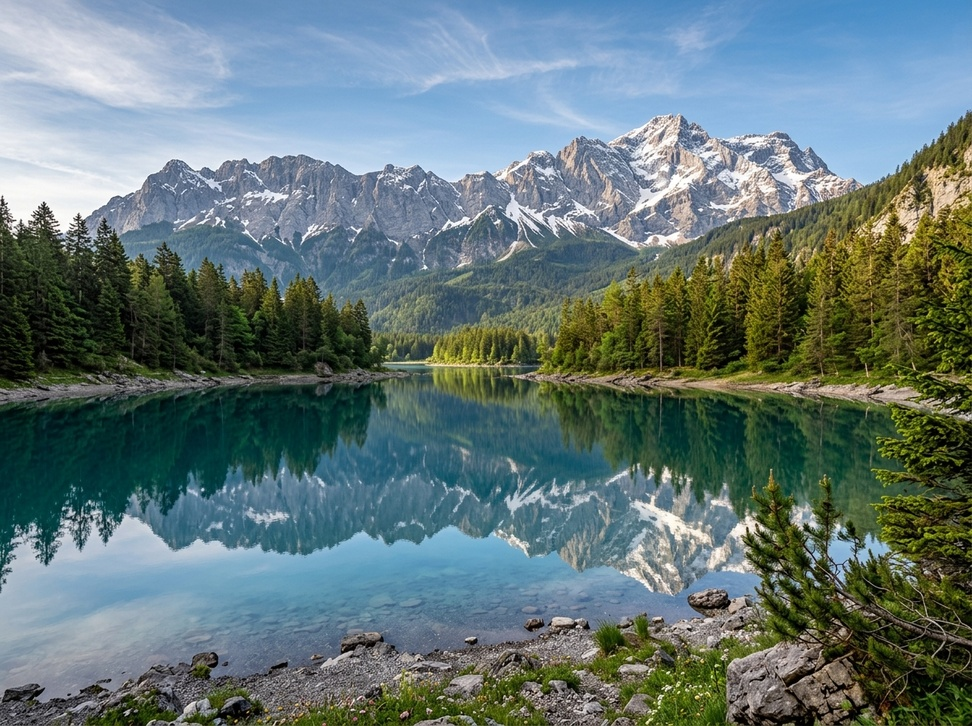
#> input picture processing/section-02/image_name.jpg, 972 x 726 px, shrunk from 1200 x 896 before the run, found by its file name
$ python section-03.py
#> lines starting #> are read from the running program, lines starting #| are printed output that depends on the picture
# ============================================================================
# Course: Multimedia Systems & Programming
# Session: 05 - Image Histogram with Python & OpenCV
# Instructor: Eng. Muhammad Ali Abdul Kareem — Sinai University
# ============================================================================

import os
import cv2
import numpy as np
import matplotlib.pyplot as plt

# ============================================================================
# 1. READ IMAGES (GRAYSCALE & COLOR)
# ============================================================================
# Colab: upload file to /content/image_name.jpg; Local: image_name.jpg in folder
image_path = '/content/image_name.jpg' if os.path.exists('/content/image_name.jpg') else 'image_name.jpg'

gray = cv2.imread(image_path, 0)
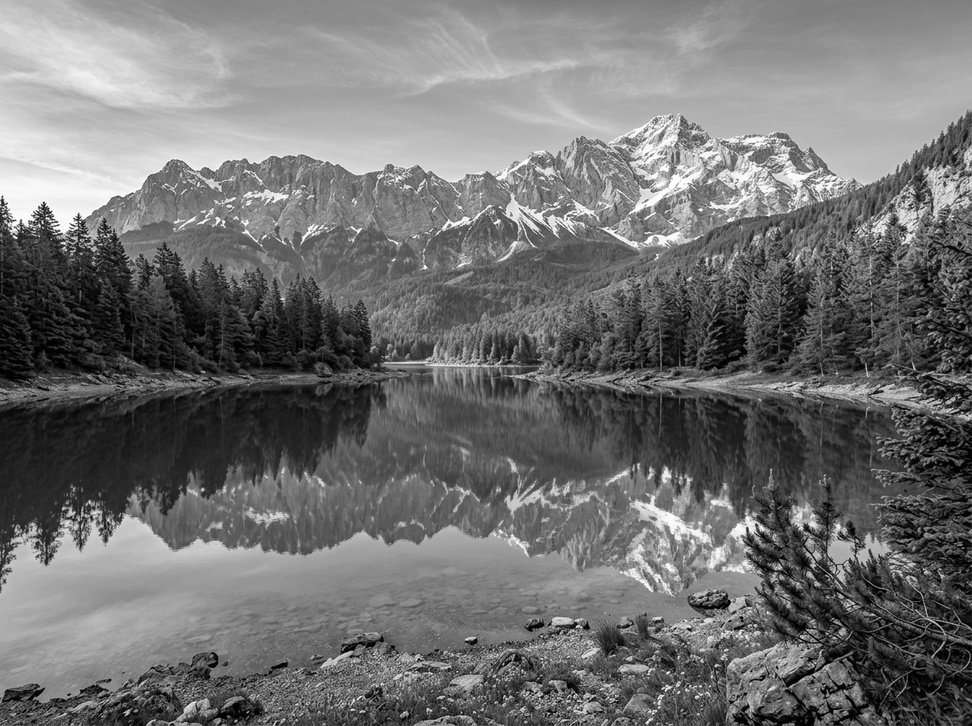
#> gray: shape (726, 972); min 0, max 255, mean 113.4
img = cv2.imread(image_path)
#> img is the input picture: shape (726, 972, 3); mean B, G, R 119.8, 119.2, 99.8

if gray is None:
    print(f"Error: image not found at '{image_path}'! Check the path.")
else:
    flat = gray.ravel()
    print("gray.shape:", gray.shape)   # (H, W)
#| gray.shape: (726, 972)
    print("flat.shape:", flat.shape)   # (H * W,)
#| flat.shape: (705672,)

    # ============================================================================
    # 2. HISTOGRAM WITH PLT.HIST (MATPLOTLIB)
    # ============================================================================
    plt.hist(gray.ravel(), bins=256, range=(0, 256))
    plt.title('plt.hist')
    plt.xlabel('Pixel intensity (0-255)')
    plt.ylabel('Number of pixels')
    plt.show()
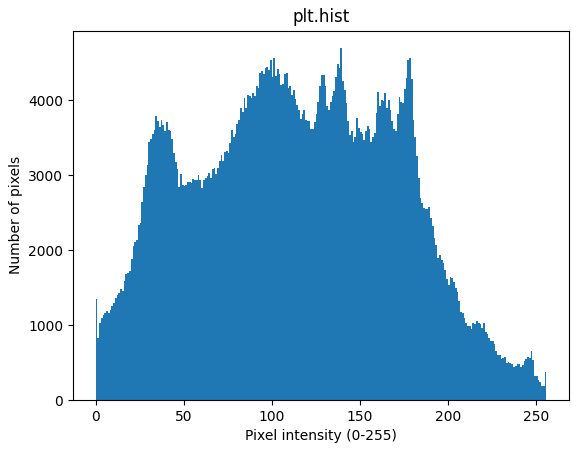
#> figure drawn by matplotlib, 1 panel; tallest bar 4693 high, from x = 139 to 140

    # ============================================================================
    # 3. MANUAL COUNTING WITH NP.ZEROS
    # ============================================================================
    hist_manual = np.zeros(256, dtype=int)   # 256 empty buckets
    for row in gray:                         # every row of the image
        for pixel in row:                    # every pixel in that row
            hist_manual[pixel] += 1          # add 1 to its bucket
#> after the loop, hist_manual = 256 values, max 4693 at index 139, min 194 at index 253, mean 2756.5

    plt.plot(hist_manual)
    plt.title('Manual Counting Histogram')
    plt.xlabel('Pixel intensity')
    plt.ylabel('Number of pixels')
    plt.show()
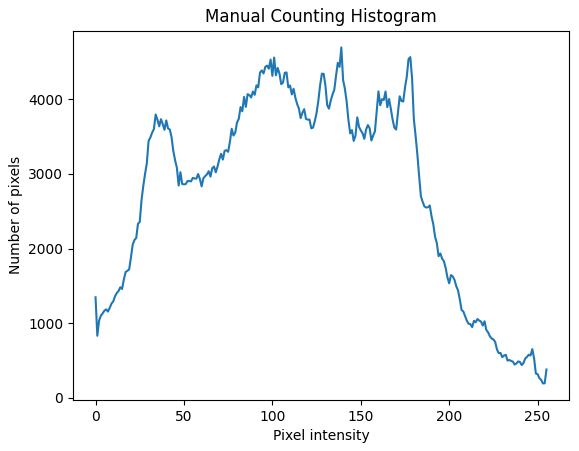
#> figure drawn by matplotlib, 1 panel; curve peaks at x = 139, y = 4693

    # ============================================================================
    # 4. HISTOGRAM WITH CV2.CALCHIST (GRAYSCALE)
    # ============================================================================
    hist = cv2.calcHist([gray], [0], None, [256], [0, 256])
#> hist has the same summary as hist_manual
    print("hist.shape:", hist.shape)   # (256, 1)
#| hist.shape: (256, 1)
    print("pixels with value 0:", hist[0])
#| pixels with value 0: [1347.]

    plt.plot(hist)
    plt.xlim([0, 256])
    plt.title('calcHist (gray)')
    plt.xlabel('Pixel intensity')
    plt.ylabel('Number of pixels')
    plt.show()
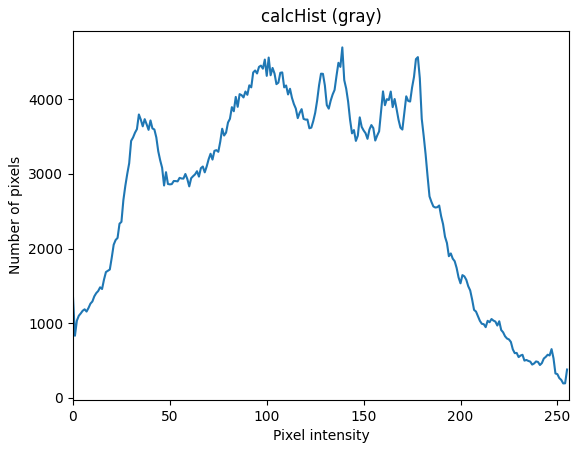
#> figure drawn by matplotlib, 1 panel; curve peaks at x = 139, y = 4693

    # ============================================================================
    # 5. COLOR HISTOGRAM (BGR CHANNELS)
    # ============================================================================
    for i, col in enumerate(('b', 'g', 'r')):
        h = cv2.calcHist([img], [i], None, [256], [0, 256])
        plt.plot(h, color=col)

    plt.xlim([0, 256])
    plt.title('calcHist (color)')
    plt.xlabel('Pixel intensity')
    plt.ylabel('Number of pixels')
    plt.show()
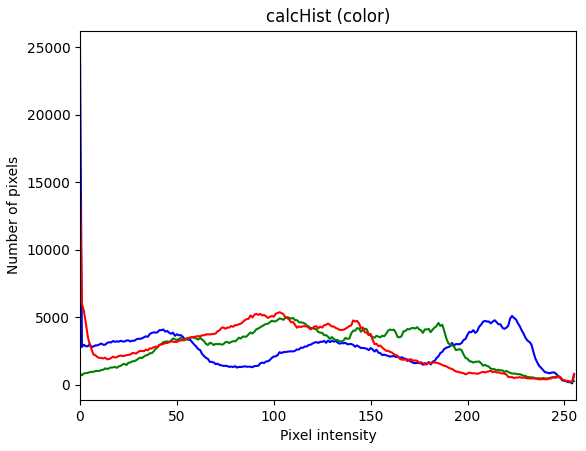
#> figure drawn by matplotlib, 1 panel; curve peaks at x = 0, y = 24985; curve peaks at x = 107, y = 5011; curve peaks at x = 0, y = 14698

    # ============================================================================
    # 6. HISTOGRAM MASKING (SPECIFIC REGIONS)
    # ============================================================================
    mask = np.zeros(gray.shape, np.uint8)   # all black
    mask[50:150, 50:150] = 255              # white square

    hist_masked = cv2.calcHist([gray], [0], mask, [256], [0, 256])
#> hist_masked = 256 values, max 302 at index 216, min 0 at index 0, mean 39.06
    plt.plot(hist_masked)
    plt.title('Masked Region Histogram')
    plt.show()
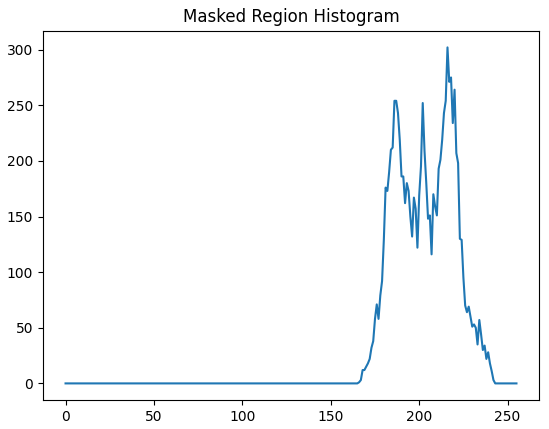
#> figure drawn by matplotlib, 1 panel; curve peaks at x = 216, y = 302

    # ============================================================================
    # 7. STUDENT PRACTICE TASKS SOLUTION
    # ============================================================================
    # Task 1: 16-bin histogram
    hist16 = cv2.calcHist([gray], [0], None, [16], [0, 256])
#> hist16 = [19844, 38119, 56104, 46799, 51965, 64814, 69307, 61504, 66832, 57280, 62769, 51472, 26926, 15973, 9251, 6713]
    print("\nTask 1 - 16-bin hist shape:", hist16.shape)                  # (16, 1)
#| Task 1 - 16-bin hist shape: (16, 1)

    # Task 2: Verify total count equals total pixels (H * W)
    hist_all = cv2.calcHist([gray], [0], None, [256], [0, 256])
#> hist_all has the same summary as hist_manual
    print("Task 2 - hist.sum() vs H*W:", hist_all.sum(), gray.shape[0] * gray.shape[1])   # equal
#| Task 2 - hist.sum() vs H*W: 705672.0 705672

    # Task 3: Histogram of top half with a mask
    mask_top = np.zeros(gray.shape, np.uint8)
    mask_top[:gray.shape[0] // 2, :] = 255   # top half only
    top_hist = cv2.calcHist([gray], [0], mask_top, [256], [0, 256])
#> top_hist = 256 values, max 3838 at index 178, min 185 at index 253, mean 1378.3
    print("Task 3 - Top half pixels:", top_hist.sum())                     # about half of H * W
#| Task 3 - Top half pixels: 352836.0
